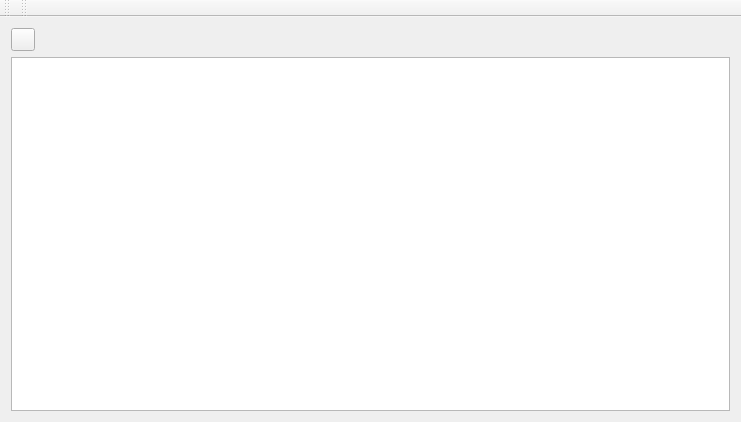
<?xml version="1.0" encoding="UTF-8"?>
<ui version="4.0">
 <class>MainWindow</class>
 <widget class="QMainWindow" name="MainWindow">
  <property name="geometry">
   <rect>
    <x>0</x>
    <y>0</y>
    <width>741</width>
    <height>422</height>
   </rect>
  </property>
  <property name="windowTitle">
   <string>MainWindow</string>
  </property>
  <widget class="QWidget" name="centralWidget">
   <layout class="QGridLayout" name="gridLayout">
    <item row="2" column="0">
     <widget class="QTextEdit" name="textEdit"/>
    </item>
    <item row="0" column="0">
     <widget class="QToolButton" name="toolButton">
      <property name="toolTip">
       <string>退出窗口</string>
      </property>
      <property name="text">
       <string/>
      </property>
      <property name="icon">
       <iconset>
        <normaloff>../12QToolButton-build-desktop/qt-logo.jpg</normaloff>../12QToolButton-build-desktop/qt-logo.jpg</iconset>
      </property>
     </widget>
    </item>
   </layout>
  </widget>
  <widget class="QToolBar" name="mainToolBar">
   <attribute name="toolBarArea">
    <enum>TopToolBarArea</enum>
   </attribute>
   <attribute name="toolBarBreak">
    <bool>false</bool>
   </attribute>
  </widget>
  <widget class="QToolBar" name="toolBar">
   <property name="windowTitle">
    <string>toolBar</string>
   </property>
   <attribute name="toolBarArea">
    <enum>TopToolBarArea</enum>
   </attribute>
   <attribute name="toolBarBreak">
    <bool>false</bool>
   </attribute>
  </widget>
 </widget>
 <layoutdefault spacing="6" margin="11"/>
 <resources/>
 <connections/>
</ui>
